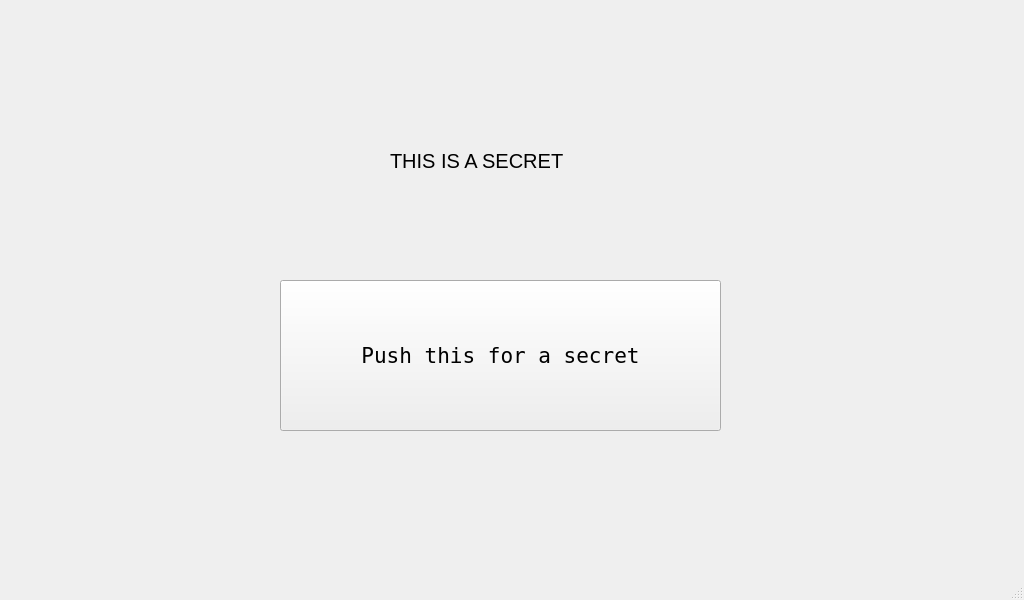
<?xml version="1.0" encoding="UTF-8"?>
<ui version="4.0">
 <class>Launch</class>
 <widget class="QMainWindow" name="Launch">
  <property name="geometry">
   <rect>
    <x>0</x>
    <y>0</y>
    <width>1024</width>
    <height>600</height>
   </rect>
  </property>
  <property name="windowTitle">
   <string>MainWindow</string>
  </property>
  <widget class="QWidget" name="centralwidget">
   <widget class="QLabel" name="background">
    <property name="geometry">
     <rect>
      <x>0</x>
      <y>0</y>
      <width>1024</width>
      <height>600</height>
     </rect>
    </property>
    <property name="text">
     <string/>
    </property>
   </widget>
   <widget class="QPushButton" name="pushButton_test">
    <property name="geometry">
     <rect>
      <x>280</x>
      <y>280</y>
      <width>441</width>
      <height>151</height>
     </rect>
    </property>
    <property name="font">
     <font>
      <family>NSimSun</family>
      <pointsize>16</pointsize>
     </font>
    </property>
    <property name="text">
     <string>Push this for a secret</string>
    </property>
   </widget>
   <widget class="QLabel" name="label_test">
    <property name="geometry">
     <rect>
      <x>390</x>
      <y>110</y>
      <width>231</width>
      <height>101</height>
     </rect>
    </property>
    <property name="font">
     <font>
      <pointsize>15</pointsize>
     </font>
    </property>
    <property name="text">
     <string>THIS IS A SECRET </string>
    </property>
   </widget>
  </widget>
  <widget class="QMenuBar" name="menubar">
   <property name="geometry">
    <rect>
     <x>0</x>
     <y>0</y>
     <width>1024</width>
     <height>26</height>
    </rect>
   </property>
  </widget>
  <widget class="QStatusBar" name="statusbar"/>
 </widget>
 <resources/>
 <connections/>
</ui>
